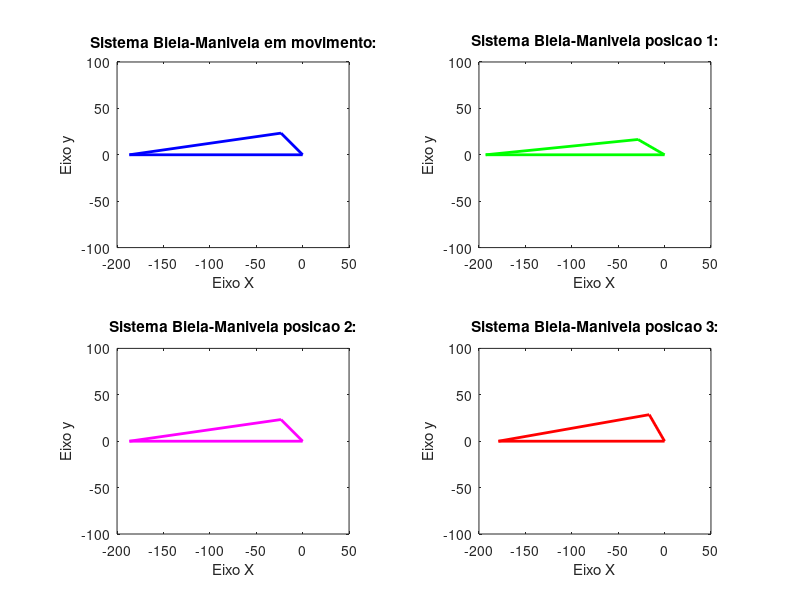

This figure's MATLAB source:
% Nathaniel Sousa Barreto - 12311EMT005 - 08/02/2024
% Simulação de um sistema biela-manivela
%
% OC - manivela que rotaciona em torno do ponto fixo O
% CB - biela
% O - ângulo de rotação da manivela / Orad - Ângulo em radianos
% Ox - abcissa do ponto O / Oy - ordenada do ponto O
% Brad - ângulo entre a biela e a linha de base pitão-ponto O em radianos
% Crad - ângulo entre a manivela e a biela em radianos
% a - distância e o ponto O
% Cx e Cy - abcissa e ordenada do encontro entre biela e manivela
% Bx e By - ordenada e abcissa do encontro entre biela e pistão

clc
clear all
clear global

d=5;
OC=28+d;
CB=160+d;
O=25+d;
Orad= deg2rad(O);

for i=1:1:50
Brad = asin(OC*sin(Orad)/CB);
Crad = pi-Brad-Orad;
a =sqrt(OC^2 + CB^2 - 2*OC*CB*cos(Crad));

Ox = 0;
Oy = 0;

Cx = -( OC*cos(Orad));
Cy = OC*sin(Orad);

Bx = -a;
By = 0;

A(i, 1) = Cx;
A(i, 2) = Cy;
A(i, 3) = Bx;

inc = deg2rad(15);
Orad= Orad+inc;

endfor

figure(1)

subplot(2, 2, 2)
plot([Ox A(1, 1) A(1, 3) Ox ], [Oy A(1, 2) By Oy], 'g', 'LineWidth', 2);
xlim([-200, 50]);
ylim([-100, 100]);
axis equal;
xlabel('Eixo X');
ylabel('Eixo y');
title('Sistema Biela-Manivela posicao 1:');

subplot(2, 2, 3)
plot([Ox A(2, 1) A(2, 3) Ox], [Oy A(2, 2) By Oy], 'm', 'LineWidth', 2);
xlim([-200, 50]);
ylim([-100, 100]);
axis equal;
xlabel('Eixo X');
ylabel('Eixo y');
title('Sistema Biela-Manivela posicao 2:');

subplot(2, 2, 4)
plot([Ox A(3, 1) A(3, 3) Ox], [Oy A(3, 2) By Oy], 'r', 'LineWidth', 2);
xlim([-200, 50]);
ylim([-100, 100]);
axis equal;
xlabel('Eixo X');
ylabel('Eixo y');
title('Sistema Biela-Manivela posicao 3:');

for i=1:1:50
subplot(2, 2, 1)
plot([Ox A(i, 1) A(i, 3) Ox], [Oy A(i, 2) By Oy], 'b', 'LineWidth', 2);
axis equal;
xlim([-200, 50]);
ylim([-100, 100]);
xlabel('Eixo X');
ylabel('Eixo y');
title('Sistema Biela-Manivela em movimento:');

drawnow;
pause(deg2rad(15));
endfor
